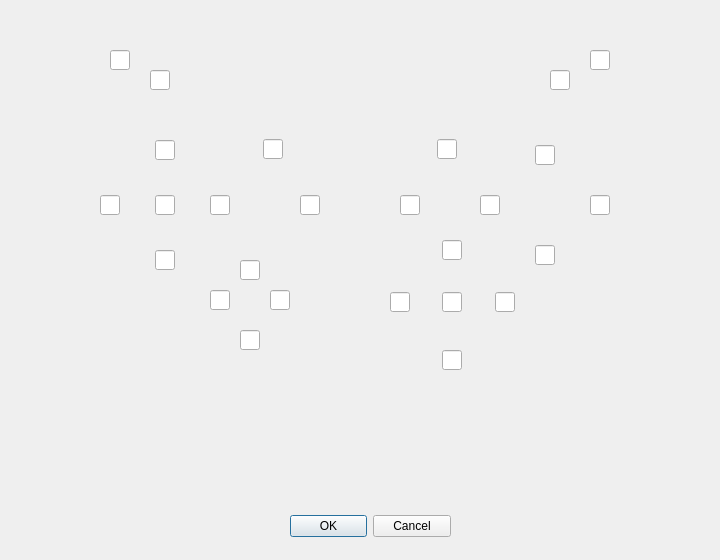
<?xml version="1.0" encoding="UTF-8"?>
<ui version="4.0">
 <class>buttonconfig</class>
 <widget class="QDialog" name="buttonconfig">
  <property name="geometry">
   <rect>
    <x>0</x>
    <y>0</y>
    <width>720</width>
    <height>560</height>
   </rect>
  </property>
  <property name="windowTitle">
   <string>Button Settings</string>
  </property>
  <widget class="QDialogButtonBox" name="buttonBox">
   <property name="geometry">
    <rect>
     <x>290</x>
     <y>510</y>
     <width>161</width>
     <height>32</height>
    </rect>
   </property>
   <property name="orientation">
    <enum>Qt::Horizontal</enum>
   </property>
   <property name="standardButtons">
    <set>QDialogButtonBox::Cancel|QDialogButtonBox::Ok</set>
   </property>
  </widget>
  <widget class="QLabel" name="L_pro">
   <property name="geometry">
    <rect>
     <x>0</x>
     <y>0</y>
     <width>720</width>
     <height>560</height>
    </rect>
   </property>
   <property name="sizePolicy">
    <sizepolicy hsizetype="Preferred" vsizetype="Preferred">
     <horstretch>0</horstretch>
     <verstretch>0</verstretch>
    </sizepolicy>
   </property>
   <property name="minimumSize">
    <size>
     <width>720</width>
     <height>560</height>
    </size>
   </property>
   <property name="text">
    <string/>
   </property>
   <property name="pixmap">
    <pixmap resource="../resource.qrc">:/images/pro.png</pixmap>
   </property>
   <property name="scaledContents">
    <bool>true</bool>
   </property>
  </widget>
  <widget class="QLineEditHotKey" name="K_A">
   <property name="geometry">
    <rect>
     <x>590</x>
     <y>195</y>
     <width>20</width>
     <height>20</height>
    </rect>
   </property>
   <property name="focusPolicy">
    <enum>Qt::ClickFocus</enum>
   </property>
  </widget>
  <widget class="QLineEditHotKey" name="K_B">
   <property name="geometry">
    <rect>
     <x>535</x>
     <y>245</y>
     <width>20</width>
     <height>20</height>
    </rect>
   </property>
   <property name="focusPolicy">
    <enum>Qt::ClickFocus</enum>
   </property>
  </widget>
  <widget class="QLineEditHotKey" name="K_X">
   <property name="geometry">
    <rect>
     <x>535</x>
     <y>145</y>
     <width>20</width>
     <height>20</height>
    </rect>
   </property>
   <property name="focusPolicy">
    <enum>Qt::ClickFocus</enum>
   </property>
  </widget>
  <widget class="QLineEditHotKey" name="K_Y">
   <property name="geometry">
    <rect>
     <x>480</x>
     <y>195</y>
     <width>20</width>
     <height>20</height>
    </rect>
   </property>
   <property name="focusPolicy">
    <enum>Qt::ClickFocus</enum>
   </property>
  </widget>
  <widget class="QLineEditHotKey" name="K_RS_Right">
   <property name="geometry">
    <rect>
     <x>495</x>
     <y>292</y>
     <width>20</width>
     <height>20</height>
    </rect>
   </property>
   <property name="focusPolicy">
    <enum>Qt::ClickFocus</enum>
   </property>
  </widget>
  <widget class="QLineEditHotKey" name="K_RS_Down">
   <property name="geometry">
    <rect>
     <x>442</x>
     <y>350</y>
     <width>20</width>
     <height>20</height>
    </rect>
   </property>
   <property name="focusPolicy">
    <enum>Qt::ClickFocus</enum>
   </property>
  </widget>
  <widget class="QLineEditHotKey" name="K_RS_Left">
   <property name="geometry">
    <rect>
     <x>390</x>
     <y>292</y>
     <width>20</width>
     <height>20</height>
    </rect>
   </property>
   <property name="focusPolicy">
    <enum>Qt::ClickFocus</enum>
   </property>
  </widget>
  <widget class="QLineEditHotKey" name="K_RS_Up">
   <property name="geometry">
    <rect>
     <x>442</x>
     <y>240</y>
     <width>20</width>
     <height>20</height>
    </rect>
   </property>
   <property name="focusPolicy">
    <enum>Qt::ClickFocus</enum>
   </property>
  </widget>
  <widget class="QLineEditHotKey" name="K_D_Left">
   <property name="geometry">
    <rect>
     <x>210</x>
     <y>290</y>
     <width>20</width>
     <height>20</height>
    </rect>
   </property>
   <property name="focusPolicy">
    <enum>Qt::ClickFocus</enum>
   </property>
  </widget>
  <widget class="QLineEditHotKey" name="K_D_Down">
   <property name="geometry">
    <rect>
     <x>240</x>
     <y>330</y>
     <width>20</width>
     <height>20</height>
    </rect>
   </property>
   <property name="focusPolicy">
    <enum>Qt::ClickFocus</enum>
   </property>
  </widget>
  <widget class="QLineEditHotKey" name="K_D_Right">
   <property name="geometry">
    <rect>
     <x>270</x>
     <y>290</y>
     <width>20</width>
     <height>20</height>
    </rect>
   </property>
   <property name="focusPolicy">
    <enum>Qt::ClickFocus</enum>
   </property>
  </widget>
  <widget class="QLineEditHotKey" name="K_D_Up">
   <property name="geometry">
    <rect>
     <x>240</x>
     <y>260</y>
     <width>20</width>
     <height>20</height>
    </rect>
   </property>
   <property name="focusPolicy">
    <enum>Qt::ClickFocus</enum>
   </property>
  </widget>
  <widget class="QLineEditHotKey" name="K_LS_Left">
   <property name="geometry">
    <rect>
     <x>100</x>
     <y>195</y>
     <width>20</width>
     <height>20</height>
    </rect>
   </property>
   <property name="focusPolicy">
    <enum>Qt::ClickFocus</enum>
   </property>
  </widget>
  <widget class="QLineEditHotKey" name="K_LS_Right">
   <property name="geometry">
    <rect>
     <x>210</x>
     <y>195</y>
     <width>20</width>
     <height>20</height>
    </rect>
   </property>
   <property name="focusPolicy">
    <enum>Qt::ClickFocus</enum>
   </property>
  </widget>
  <widget class="QLineEditHotKey" name="K_LS_Up">
   <property name="geometry">
    <rect>
     <x>155</x>
     <y>140</y>
     <width>20</width>
     <height>20</height>
    </rect>
   </property>
   <property name="focusPolicy">
    <enum>Qt::ClickFocus</enum>
   </property>
  </widget>
  <widget class="QLineEditHotKey" name="K_LS_Down">
   <property name="geometry">
    <rect>
     <x>155</x>
     <y>250</y>
     <width>20</width>
     <height>20</height>
    </rect>
   </property>
   <property name="focusPolicy">
    <enum>Qt::ClickFocus</enum>
   </property>
  </widget>
  <widget class="QLineEditHotKey" name="K_RS">
   <property name="geometry">
    <rect>
     <x>442</x>
     <y>292</y>
     <width>20</width>
     <height>20</height>
    </rect>
   </property>
   <property name="focusPolicy">
    <enum>Qt::ClickFocus</enum>
   </property>
  </widget>
  <widget class="QLineEditHotKey" name="K_LS">
   <property name="geometry">
    <rect>
     <x>155</x>
     <y>195</y>
     <width>20</width>
     <height>20</height>
    </rect>
   </property>
   <property name="focusPolicy">
    <enum>Qt::ClickFocus</enum>
   </property>
  </widget>
  <widget class="QLineEditHotKey" name="K_Home">
   <property name="geometry">
    <rect>
     <x>400</x>
     <y>195</y>
     <width>20</width>
     <height>20</height>
    </rect>
   </property>
   <property name="focusPolicy">
    <enum>Qt::ClickFocus</enum>
   </property>
  </widget>
  <widget class="QLineEditHotKey" name="K_Capture">
   <property name="geometry">
    <rect>
     <x>300</x>
     <y>195</y>
     <width>20</width>
     <height>20</height>
    </rect>
   </property>
   <property name="focusPolicy">
    <enum>Qt::ClickFocus</enum>
   </property>
  </widget>
  <widget class="QLineEditHotKey" name="K_Plus">
   <property name="geometry">
    <rect>
     <x>437</x>
     <y>139</y>
     <width>20</width>
     <height>20</height>
    </rect>
   </property>
   <property name="focusPolicy">
    <enum>Qt::ClickFocus</enum>
   </property>
  </widget>
  <widget class="QLineEditHotKey" name="K_Minus">
   <property name="geometry">
    <rect>
     <x>263</x>
     <y>139</y>
     <width>20</width>
     <height>20</height>
    </rect>
   </property>
   <property name="focusPolicy">
    <enum>Qt::ClickFocus</enum>
   </property>
  </widget>
  <widget class="QLineEditHotKey" name="K_L">
   <property name="geometry">
    <rect>
     <x>150</x>
     <y>70</y>
     <width>20</width>
     <height>20</height>
    </rect>
   </property>
   <property name="focusPolicy">
    <enum>Qt::ClickFocus</enum>
   </property>
  </widget>
  <widget class="QLineEditHotKey" name="K_R">
   <property name="geometry">
    <rect>
     <x>550</x>
     <y>70</y>
     <width>20</width>
     <height>20</height>
    </rect>
   </property>
   <property name="focusPolicy">
    <enum>Qt::ClickFocus</enum>
   </property>
  </widget>
  <widget class="QLineEditHotKey" name="K_ZR">
   <property name="geometry">
    <rect>
     <x>590</x>
     <y>50</y>
     <width>20</width>
     <height>20</height>
    </rect>
   </property>
   <property name="focusPolicy">
    <enum>Qt::ClickFocus</enum>
   </property>
  </widget>
  <widget class="QLineEditHotKey" name="K_ZL">
   <property name="geometry">
    <rect>
     <x>110</x>
     <y>50</y>
     <width>20</width>
     <height>20</height>
    </rect>
   </property>
   <property name="focusPolicy">
    <enum>Qt::ClickFocus</enum>
   </property>
  </widget>
  <zorder>L_pro</zorder>
  <zorder>buttonBox</zorder>
  <zorder>K_A</zorder>
  <zorder>K_B</zorder>
  <zorder>K_X</zorder>
  <zorder>K_Y</zorder>
  <zorder>K_RS_Right</zorder>
  <zorder>K_RS_Down</zorder>
  <zorder>K_RS_Left</zorder>
  <zorder>K_RS_Up</zorder>
  <zorder>K_D_Left</zorder>
  <zorder>K_D_Down</zorder>
  <zorder>K_D_Right</zorder>
  <zorder>K_D_Up</zorder>
  <zorder>K_LS_Left</zorder>
  <zorder>K_LS_Right</zorder>
  <zorder>K_LS_Up</zorder>
  <zorder>K_LS_Down</zorder>
  <zorder>K_RS</zorder>
  <zorder>K_LS</zorder>
  <zorder>K_Home</zorder>
  <zorder>K_Capture</zorder>
  <zorder>K_Plus</zorder>
  <zorder>K_Minus</zorder>
  <zorder>K_L</zorder>
  <zorder>K_R</zorder>
  <zorder>K_ZR</zorder>
  <zorder>K_ZL</zorder>
 </widget>
 <customwidgets>
  <customwidget>
   <class>QLineEditHotKey</class>
   <extends>QLineEdit</extends>
   <header>UI/Control/qlineedithotkey.h</header>
  </customwidget>
 </customwidgets>
 <resources>
  <include location="../resource.qrc"/>
 </resources>
 <connections>
  <connection>
   <sender>buttonBox</sender>
   <signal>accepted()</signal>
   <receiver>buttonconfig</receiver>
   <slot>accept()</slot>
   <hints>
    <hint type="sourcelabel">
     <x>248</x>
     <y>254</y>
    </hint>
    <hint type="destinationlabel">
     <x>157</x>
     <y>274</y>
    </hint>
   </hints>
  </connection>
  <connection>
   <sender>buttonBox</sender>
   <signal>rejected()</signal>
   <receiver>buttonconfig</receiver>
   <slot>reject()</slot>
   <hints>
    <hint type="sourcelabel">
     <x>316</x>
     <y>260</y>
    </hint>
    <hint type="destinationlabel">
     <x>286</x>
     <y>274</y>
    </hint>
   </hints>
  </connection>
 </connections>
</ui>
